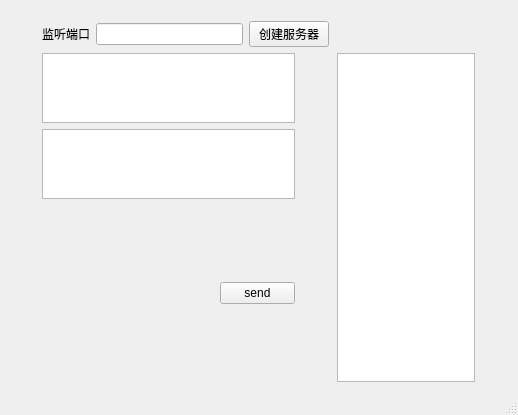
<?xml version="1.0" encoding="UTF-8"?>
<ui version="4.0">
 <class>MainWindow</class>
 <widget class="QMainWindow" name="MainWindow">
  <property name="geometry">
   <rect>
    <x>0</x>
    <y>0</y>
    <width>518</width>
    <height>415</height>
   </rect>
  </property>
  <property name="windowTitle">
   <string>MainWindow</string>
  </property>
  <widget class="QWidget" name="centralWidget">
   <widget class="QWidget" name="layoutWidget">
    <property name="geometry">
     <rect>
      <x>31</x>
      <y>10</y>
      <width>455</width>
      <height>383</height>
     </rect>
    </property>
    <layout class="QVBoxLayout" name="verticalLayout_3">
     <item>
      <layout class="QHBoxLayout" name="horizontalLayout_4">
       <item>
        <widget class="QLabel" name="listen_label">
         <property name="text">
          <string>监听端口</string>
         </property>
        </widget>
       </item>
       <item>
        <widget class="QLineEdit" name="listen_port_input"/>
       </item>
       <item>
        <widget class="QPushButton" name="listen_btn">
         <property name="text">
          <string>创建服务器</string>
         </property>
        </widget>
       </item>
       <item>
        <spacer name="horizontalSpacer_3">
         <property name="orientation">
          <enum>Qt::Horizontal</enum>
         </property>
         <property name="sizeHint" stdset="0">
          <size>
           <width>40</width>
           <height>20</height>
          </size>
         </property>
        </spacer>
       </item>
      </layout>
     </item>
     <item>
      <layout class="QHBoxLayout" name="horizontalLayout_3">
       <item>
        <layout class="QVBoxLayout" name="verticalLayout_2">
         <item>
          <widget class="QTextEdit" name="history_msg">
           <property name="maximumSize">
            <size>
             <width>256</width>
             <height>16777215</height>
            </size>
           </property>
          </widget>
         </item>
         <item>
          <spacer name="verticalSpacer">
           <property name="maximumSize">
            <size>
             <width>20</width>
             <height>16777215</height>
            </size>
           </property>
           <property name="orientation">
            <enum>Qt::Vertical</enum>
           </property>
           <property name="sizeHint" stdset="0">
            <size>
             <width>20</width>
             <height>40</height>
            </size>
           </property>
          </spacer>
         </item>
         <item>
          <widget class="QTextEdit" name="cur_msg">
           <property name="maximumSize">
            <size>
             <width>256</width>
             <height>71</height>
            </size>
           </property>
          </widget>
         </item>
         <item>
          <layout class="QHBoxLayout" name="horizontalLayout_2">
           <item>
            <spacer name="horizontalSpacer">
             <property name="maximumSize">
              <size>
               <width>173</width>
               <height>16777215</height>
              </size>
             </property>
             <property name="orientation">
              <enum>Qt::Horizontal</enum>
             </property>
             <property name="sizeHint" stdset="0">
              <size>
               <width>40</width>
               <height>20</height>
              </size>
             </property>
            </spacer>
           </item>
           <item>
            <widget class="QPushButton" name="send_btn">
             <property name="maximumSize">
              <size>
               <width>75</width>
               <height>16777215</height>
              </size>
             </property>
             <property name="text">
              <string>send</string>
             </property>
            </widget>
           </item>
          </layout>
         </item>
        </layout>
       </item>
       <item>
        <spacer name="horizontalSpacer_2">
         <property name="orientation">
          <enum>Qt::Horizontal</enum>
         </property>
         <property name="sizeHint" stdset="0">
          <size>
           <width>40</width>
           <height>20</height>
          </size>
         </property>
        </spacer>
       </item>
       <item>
        <widget class="QTextBrowser" name="friends">
         <property name="maximumSize">
          <size>
           <width>141</width>
           <height>16777215</height>
          </size>
         </property>
        </widget>
       </item>
      </layout>
     </item>
    </layout>
   </widget>
  </widget>
  <widget class="QStatusBar" name="statusBar"/>
 </widget>
 <layoutdefault spacing="6" margin="11"/>
 <resources/>
 <connections/>
</ui>
